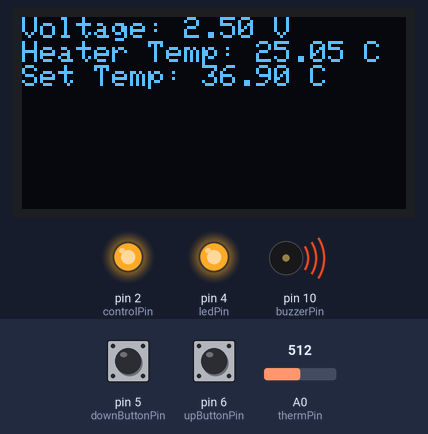
Bench run of a sketch on a simulated Arduino Uno, built with avr-gcc and run on an emulated ATmega328P. On the bench: 128×64 one-colour display, output pins drawn as LEDs (lit = HIGH), buzzer (waves = sounding). Inputs (shaded band) come from the test bench; at power-on: A0 (thermPin) = 512, pin 5 (downButtonPin) LOW, pin 6 (upButtonPin) LOW. The display library's start-up logo is not drawn.

Above: at 5.2 s.
5.3 s: A0 (thermPin) set to 622
At 6.4 s:
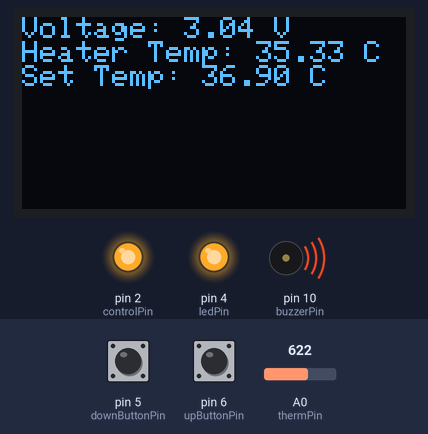
6.9 s: A0 (thermPin) set to 629
At 7.7 s:
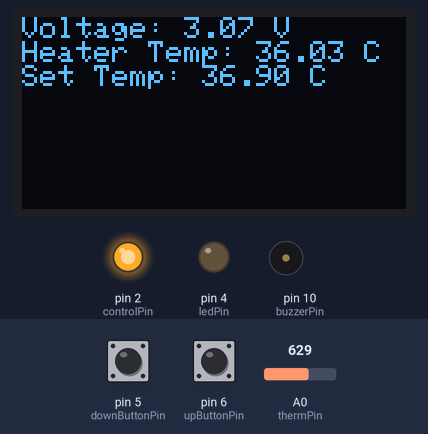
8.5 s: pin 5 (downButtonPin) pulled HIGH for 3.2 s
At 12.6 s:
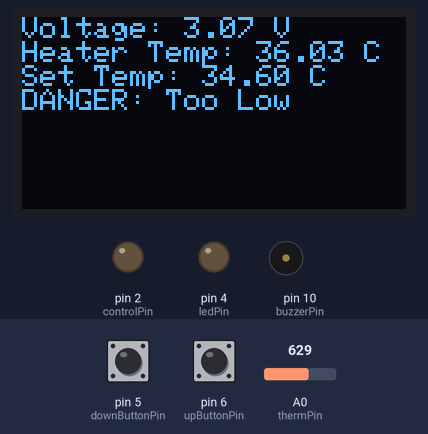
13.2 s: A0 (thermPin) set to 1011
At 13.7 s:
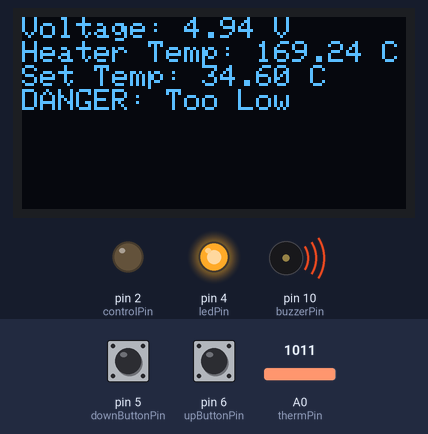
14.8 s: A0 (thermPin) set to 1023
At 15.7 s:
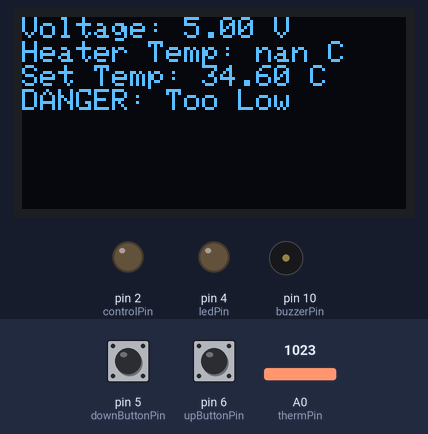
16.3 s: pin 6 (upButtonPin) pulled HIGH for 3.2 s
At 20.5 s:
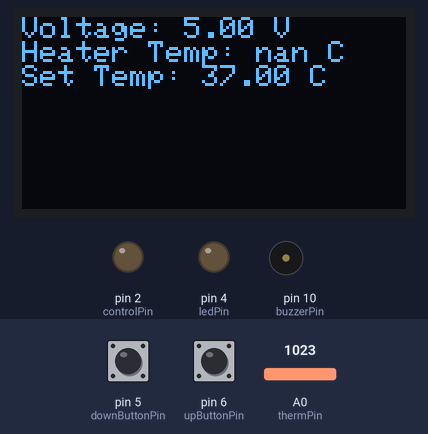
Timing chart, 0 to 22.0 s (numbered marks = the images above; inputs shaded):
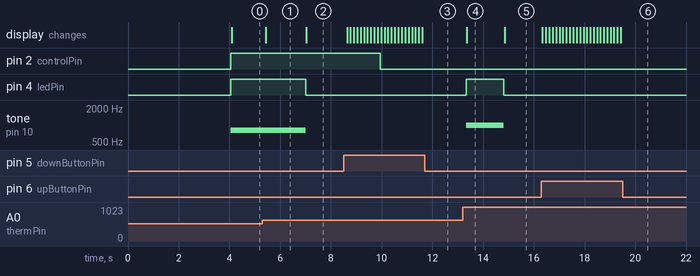

Measured:
- the behaviour switches between 628 and 629 on A0 (thermPin) (found by bisection; images 1 and 2)
- the behaviour switches between 1022 and 1023 on A0 (thermPin) (found by bisection; images 4 and 5)
- after the input at 5.3 s, the display: changes after 0.13 s (image 1)
- after the input at 6.9 s, pin 4 (ledPin): HIGH → LOW after 0.10 s; tone on pin 10 (buzzerPin): 800 Hz → silent after 0.10 s; the display: changes after 0.13 s (image 2)
- after the input at 8.5 s, pin 2 (controlPin): HIGH → LOW after 1.4 s; the display: first changes after 0.14 s (image 3 shows a later state)
- after the input at 13.2 s, pin 4 (ledPin): LOW → HIGH after 0.13 s; tone on pin 10 (buzzerPin): silent → 1000 Hz after 0.13 s; the display: changes after 0.17 s (image 4)
- after the input at 14.8 s, pin 4 (ledPin): HIGH → LOW at once; tone on pin 10 (buzzerPin): 1000 Hz → silent at once; the display: changes after 0.06 s (image 5)
- after the input at 16.3 s, the display: first changes at once (image 6 shows a later state)

The sketch:

baby_incubator_code.ino
```cpp
#include <SPI.h>
#include <Wire.h>
#include <Adafruit_GFX.h>
#include <Adafruit_SSD1306.h>

#define SCREEN_WIDTH 128 // OLED display width, in pixels
#define SCREEN_HEIGHT 64 // OLED display height, in pixels

// Declaration for an SSD1306 display connected to I2C (SDA, SCL pins)
// The pins for I2C are defined by the Wire-library.
// On an arduino UNO:       A4(SDA), A5(SCL)
// On an arduino MEGA 2560: 20(SDA), 21(SCL)
// On an arduino LEONARDO:   2(SDA),  3(SCL), ...
#define OLED_RESET     -1 // Reset pin # (or -1 if sharing Arduino reset pin)
#define SCREEN_ADDRESS 0x3C ///< See datasheet for Address; 0x3D for 128x64, 0x3C for 128x32
Adafruit_SSD1306 display(SCREEN_WIDTH, SCREEN_HEIGHT, &Wire, OLED_RESET);

#define NUMFLAKES     10 // Number of snowflakes in the animation example

#define LOGO_HEIGHT   16
#define LOGO_WIDTH    16
static const unsigned char PROGMEM logo_bmp[] =
{ 0b00000000, 0b11000000,
  0b00000001, 0b11000000,
  0b00000001, 0b11000000,
  0b00000011, 0b11100000,
  0b11110011, 0b11100000,
  0b11111110, 0b11111000,
  0b01111110, 0b11111111,
  0b00110011, 0b10011111,
  0b00011111, 0b11111100,
  0b00001101, 0b01110000,
  0b00011011, 0b10100000,
  0b00111111, 0b11100000,
  0b00111111, 0b11110000,
  0b01111100, 0b11110000,
  0b01110000, 0b01110000,
  0b00000000, 0b00110000 };

//pin variables
const int thermPin = A0;
const int controlPin = 2;
const int ledPin = 4;
const int downButtonPin = 5;
const int upButtonPin = 6;
const int buzzerPin = 10;

//steinhart-hart constants
float a = 3.354E-3;
float b = 2.570E-4;
float c = 2.620E-6;
float d = 6.383E-8;
float Rref = 10000.0;

//variables for temp control
float setTemp = 36.9;
float dangerHighTemp = 37.8;
float dangerLowTemp = 36.0;
int downButtonState = 0;
int upButtonState = 0;

void setup() {
  Serial.begin(9600);

  pinMode(ledPin, OUTPUT);
  digitalWrite(ledPin, LOW);
  pinMode(controlPin, OUTPUT);
  digitalWrite(controlPin, LOW);
  pinMode(downButtonPin, INPUT);
  pinMode(upButtonPin, INPUT);

  // SSD1306_SWITCHCAPVCC = generate display voltage from 3.3V internally
  if(!display.begin(SSD1306_SWITCHCAPVCC, SCREEN_ADDRESS)) {
    Serial.println(F("SSD1306 allocation failed"));
    for(;;); // Don't proceed, loop forever
  }

  // Show initial display buffer contents on the screen --
  // the library initializes this with an Adafruit splash screen.
  display.display();
  delay(2000); // Pause for 2 seconds

  // Clear the buffer
  display.clearDisplay();
  display.setTextSize(1);      // Set the text size (1 is default)
  display.setTextColor(SSD1306_WHITE); // White color for text
  delay(2000); // Pause for 2 seconds
}

void loop() {
  int thermAnalog = analogRead(thermPin);
  float thermVoltage = thermAnalog*(5.00/1023.0);
  float thermResistance = ((float)50e3/thermVoltage) - 10000.0;

  //Steinhart-hart eq
  float lnR = log(thermResistance/Rref);
  float T_inv = a + b*lnR + c*pow(lnR, 2.0) + d*pow(lnR, 3.0);
  float T_K = 1/T_inv;
  float T_C = T_K - 273.15;

  //temp control
  if (T_C < setTemp - 0.10) {
    digitalWrite(controlPin, HIGH);
  } else if (T_C > setTemp + 0.10) {
    digitalWrite(controlPin, LOW);
  }

  if (T_C > dangerHighTemp) {
    digitalWrite(ledPin, HIGH);
    tone(buzzerPin, 1000);
  } else if (T_C < dangerLowTemp) {
    digitalWrite(ledPin, HIGH);
    tone(buzzerPin, 800);
  } else {
    digitalWrite(ledPin, LOW);
    noTone(buzzerPin);
  }

  downButtonState = digitalRead(downButtonPin);
  upButtonState = digitalRead(upButtonPin);

  if (downButtonState == HIGH) {
    setTemp = setTemp - 0.1;
  }
  if (upButtonState == HIGH) {
    setTemp = setTemp + 0.1;
  }

  // Display the voltage on the OLED
  display.clearDisplay(); // Clear previous display
  display.setCursor(0,0); // Set cursor to top-left corner
  display.print("Voltage: ");
  display.print(thermVoltage);
  display.println(" V");
  display.print("Heater Temp: ");
  display.print(T_C);
  display.println(" C");
  display.print("Set Temp: ");
  display.print(setTemp);
  display.println(" C");

  if (setTemp < dangerLowTemp) {
    display.println("DANGER: Too Low");
  }
  if (setTemp > dangerHighTemp) {
    display.println("DANGER: Too High");
  }

  display.display(); // Update the display with the new data

  //Debugging prints
  //Serial.print(thermAnalog);
  //Serial.print(", ");
  // Serial.print(thermVoltage);
  // Serial.print(", ");
  // Serial.print(thermResistance);
  // Serial.print(", ");
  // Serial.print(lnR);
  // Serial.print(" ,");
  // Serial.println(T_C);
  delay(100);
}
```
